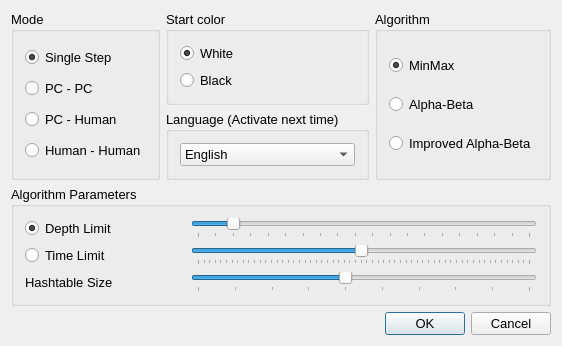
<?xml version="1.0" encoding="UTF-8"?>
<ui version="4.0">
 <class>DlgSettingClass</class>
 <widget class="QDialog" name="DlgSettingClass">
  <property name="geometry">
   <rect>
    <x>0</x>
    <y>0</y>
    <width>520</width>
    <height>320</height>
   </rect>
  </property>
  <property name="font">
   <font>
    <pointsize>10</pointsize>
   </font>
  </property>
  <property name="windowTitle">
   <string>Setting</string>
  </property>
  <layout class="QGridLayout" name="gridLayout_2">
   <property name="sizeConstraint">
    <enum>QLayout::SetFixedSize</enum>
   </property>
   <item row="0" column="0" rowspan="2">
    <widget class="QGroupBox" name="groupBox">
     <property name="title">
      <string>Mode</string>
     </property>
     <layout class="QVBoxLayout" name="verticalLayout">
      <item>
       <widget class="QRadioButton" name="radioStep">
        <property name="text">
         <string>Single Step</string>
        </property>
        <property name="checked">
         <bool>true</bool>
        </property>
       </widget>
      </item>
      <item>
       <widget class="QRadioButton" name="radioPC2PC">
        <property name="text">
         <string>PC - PC</string>
        </property>
       </widget>
      </item>
      <item>
       <widget class="QRadioButton" name="radioPC2Human">
        <property name="text">
         <string>PC - Human</string>
        </property>
       </widget>
      </item>
      <item>
       <widget class="QRadioButton" name="radioHuman2Human">
        <property name="text">
         <string>Human - Human</string>
        </property>
       </widget>
      </item>
     </layout>
    </widget>
   </item>
   <item row="0" column="1">
    <widget class="QGroupBox" name="groupBox_2">
     <property name="title">
      <string>Start color</string>
     </property>
     <layout class="QVBoxLayout" name="verticalLayout_2">
      <item>
       <widget class="QRadioButton" name="radioWhite">
        <property name="text">
         <string>White</string>
        </property>
        <property name="checked">
         <bool>true</bool>
        </property>
       </widget>
      </item>
      <item>
       <widget class="QRadioButton" name="radioBlack">
        <property name="text">
         <string>Black</string>
        </property>
       </widget>
      </item>
     </layout>
    </widget>
   </item>
   <item row="0" column="2" rowspan="2">
    <widget class="QGroupBox" name="groupAlgorithm">
     <property name="title">
      <string>Algorithm</string>
     </property>
     <layout class="QVBoxLayout" name="verticalLayout_3">
      <item>
       <widget class="QRadioButton" name="radioMinMax">
        <property name="text">
         <string>MinMax</string>
        </property>
        <property name="checked">
         <bool>true</bool>
        </property>
       </widget>
      </item>
      <item>
       <widget class="QRadioButton" name="radioAlphaBeta">
        <property name="text">
         <string>Alpha-Beta</string>
        </property>
       </widget>
      </item>
      <item>
       <widget class="QRadioButton" name="radioAlphaBetaImproved">
        <property name="text">
         <string>Improved Alpha-Beta</string>
        </property>
       </widget>
      </item>
     </layout>
    </widget>
   </item>
   <item row="1" column="1">
    <widget class="QGroupBox" name="groupBox_3">
     <property name="title">
      <string>Language (Activate next time)</string>
     </property>
     <layout class="QVBoxLayout" name="verticalLayout_6">
      <item>
       <widget class="QComboBox" name="cbLanguage">
        <property name="sizePolicy">
         <sizepolicy hsizetype="Expanding" vsizetype="Fixed">
          <horstretch>0</horstretch>
          <verstretch>0</verstretch>
         </sizepolicy>
        </property>
        <item>
         <property name="text">
          <string>English</string>
         </property>
        </item>
        <item>
         <property name="text">
          <string>中文</string>
         </property>
        </item>
       </widget>
      </item>
     </layout>
    </widget>
   </item>
   <item row="2" column="0" colspan="3">
    <widget class="QGroupBox" name="groupParameters">
     <property name="title">
      <string>Algorithm Parameters</string>
     </property>
     <layout class="QGridLayout" name="gridLayout">
      <item row="0" column="0">
       <widget class="QRadioButton" name="radioLimitByDepth">
        <property name="minimumSize">
         <size>
          <width>160</width>
          <height>0</height>
         </size>
        </property>
        <property name="text">
         <string>Depth Limit</string>
        </property>
        <property name="checked">
         <bool>true</bool>
        </property>
       </widget>
      </item>
      <item row="0" column="1">
       <widget class="QSlider" name="sliderDepth">
        <property name="minimum">
         <number>1</number>
        </property>
        <property name="maximum">
         <number>20</number>
        </property>
        <property name="pageStep">
         <number>1</number>
        </property>
        <property name="value">
         <number>3</number>
        </property>
        <property name="orientation">
         <enum>Qt::Horizontal</enum>
        </property>
        <property name="tickPosition">
         <enum>QSlider::TicksBelow</enum>
        </property>
       </widget>
      </item>
      <item row="1" column="0">
       <widget class="QRadioButton" name="radioLimitByTime">
        <property name="text">
         <string>Time Limit</string>
        </property>
       </widget>
      </item>
      <item row="1" column="1">
       <widget class="QSlider" name="sliderTimeLimit">
        <property name="minimum">
         <number>1</number>
        </property>
        <property name="maximum">
         <number>60</number>
        </property>
        <property name="pageStep">
         <number>1</number>
        </property>
        <property name="value">
         <number>30</number>
        </property>
        <property name="orientation">
         <enum>Qt::Horizontal</enum>
        </property>
        <property name="tickPosition">
         <enum>QSlider::TicksBelow</enum>
        </property>
       </widget>
      </item>
      <item row="2" column="0">
       <widget class="QLabel" name="labelTableSize">
        <property name="text">
         <string>Hashtable Size</string>
        </property>
       </widget>
      </item>
      <item row="2" column="1">
       <widget class="QSlider" name="sliderTableSize">
        <property name="sizePolicy">
         <sizepolicy hsizetype="Expanding" vsizetype="Expanding">
          <horstretch>0</horstretch>
          <verstretch>0</verstretch>
         </sizepolicy>
        </property>
        <property name="minimum">
         <number>1</number>
        </property>
        <property name="maximum">
         <number>10</number>
        </property>
        <property name="singleStep">
         <number>1</number>
        </property>
        <property name="pageStep">
         <number>1</number>
        </property>
        <property name="value">
         <number>5</number>
        </property>
        <property name="orientation">
         <enum>Qt::Horizontal</enum>
        </property>
        <property name="tickPosition">
         <enum>QSlider::TicksBelow</enum>
        </property>
        <property name="tickInterval">
         <number>1</number>
        </property>
       </widget>
      </item>
     </layout>
    </widget>
   </item>
   <item row="3" column="2">
    <widget class="QDialogButtonBox" name="buttonBox">
     <property name="standardButtons">
      <set>QDialogButtonBox::Cancel|QDialogButtonBox::Ok</set>
     </property>
    </widget>
   </item>
  </layout>
 </widget>
 <layoutdefault spacing="6" margin="11"/>
 <resources/>
 <connections>
  <connection>
   <sender>buttonBox</sender>
   <signal>accepted()</signal>
   <receiver>DlgSettingClass</receiver>
   <slot>accept()</slot>
   <hints>
    <hint type="sourcelabel">
     <x>341</x>
     <y>424</y>
    </hint>
    <hint type="destinationlabel">
     <x>91</x>
     <y>0</y>
    </hint>
   </hints>
  </connection>
  <connection>
   <sender>buttonBox</sender>
   <signal>rejected()</signal>
   <receiver>DlgSettingClass</receiver>
   <slot>reject()</slot>
   <hints>
    <hint type="sourcelabel">
     <x>341</x>
     <y>424</y>
    </hint>
    <hint type="destinationlabel">
     <x>78</x>
     <y>0</y>
    </hint>
   </hints>
  </connection>
  <connection>
   <sender>radioLimitByDepth</sender>
   <signal>toggled(bool)</signal>
   <receiver>sliderDepth</receiver>
   <slot>setEnabled(bool)</slot>
   <hints>
    <hint type="sourcelabel">
     <x>142</x>
     <y>320</y>
    </hint>
    <hint type="destinationlabel">
     <x>331</x>
     <y>324</y>
    </hint>
   </hints>
  </connection>
  <connection>
   <sender>radioLimitByTime</sender>
   <signal>toggled(bool)</signal>
   <receiver>sliderTimeLimit</receiver>
   <slot>setEnabled(bool)</slot>
   <hints>
    <hint type="sourcelabel">
     <x>98</x>
     <y>350</y>
    </hint>
    <hint type="destinationlabel">
     <x>331</x>
     <y>354</y>
    </hint>
   </hints>
  </connection>
 </connections>
</ui>
